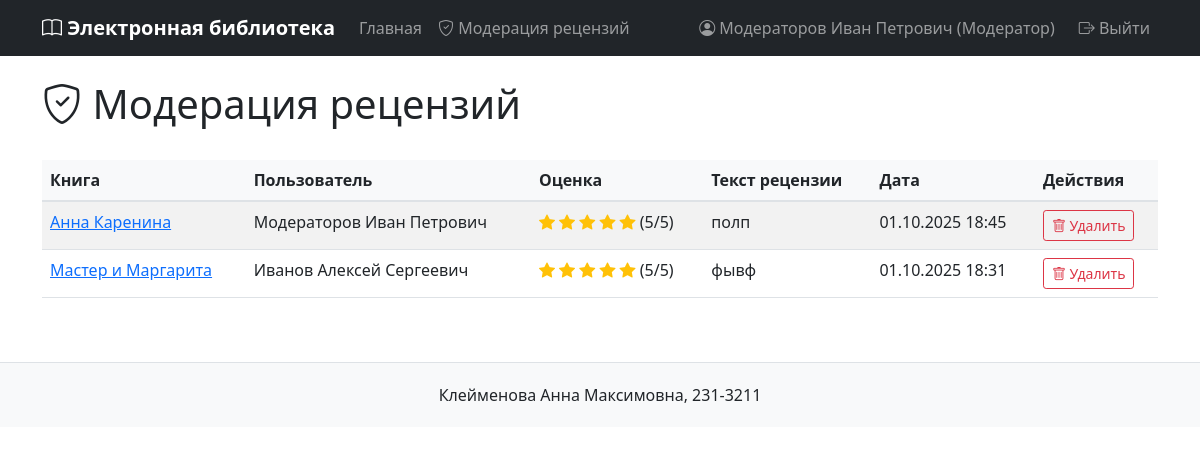
/moderation/reviews (signed in), run on the app's committed database.
### models.py (models this page shows, shortened)
class User(UserMixin, db.Model):
    __tablename__ = 'users'
    id = db.Column(db.Integer, primary_key=True)
    login = db.Column(db.String(100), nullable=False, unique=True)
    password_hash = db.Column(db.String(255), nullable=False)
    last_name = db.Column(db.String(100), nullable=False)
    first_name = db.Column(db.String(100), nullable=False)
    middle_name = db.Column(db.String(100))
    role_id = db.Column(db.Integer, db.ForeignKey('roles.id'), nullable=False)
    reviews = db.relationship('Review', backref='user', lazy=True, cascade='all, delete-orphan')
    collections = db.relationship('Collection', backref='user', lazy=True, cascade='all, delete-orphan')
    def get_full_name(self):
        if self.middle_name:
            return f"{self.last_name} {self.first_name} {self.middle_name}"
        return f"{self.last_name} {self.first_name}"

class Role(db.Model):
    __tablename__ = 'roles'
    id = db.Column(db.Integer, primary_key=True)
    name = db.Column(db.String(100), nullable=False, unique=True)
    description = db.Column(db.Text)
    users = db.relationship('User', backref='role', lazy=True)

class Review(db.Model):
    __tablename__ = 'reviews'
    id = db.Column(db.Integer, primary_key=True)
    book_id = db.Column(db.Integer, db.ForeignKey('books.id', ondelete='CASCADE'), nullable=False)
    user_id = db.Column(db.Integer, db.ForeignKey('users.id', ondelete='CASCADE'), nullable=False)
    rating = db.Column(db.Integer, nullable=False)
    text = db.Column(db.Text, nullable=False)
    created_at = db.Column(db.DateTime, default=datetime.utcnow, nullable=False)
    __table_args__ = (db.UniqueConstraint('book_id', 'user_id', name='unique_book_user_review'),)

class Book(db.Model):
    __tablename__ = 'books'
    id = db.Column(db.Integer, primary_key=True)
    title = db.Column(db.String(255), nullable=False)
    description = db.Column(db.Text, nullable=False)
    year = db.Column(db.Integer, nullable=False)
    publisher = db.Column(db.String(255), nullable=False)
    author = db.Column(db.String(255), nullable=False)
    pages = db.Column(db.Integer, nullable=False)
    genres = db.relationship('Genre', secondary=book_genres, lazy='subquery',
                           backref=db.backref('books', lazy=True))
    covers = db.relationship('Cover', backref='book', lazy=True, cascade='all, delete-orphan')
    reviews = db.relationship('Review', backref='book', lazy=True, cascade='all, delete-orphan')
    collections = db.relationship('Collection', secondary='book_collections', backref='books')

### app.py (the view)
@app.route('/moderation/reviews')
@login_required
def moderation_reviews():
    if not has_permission(['Модератор', 'Администратор']):
        flash('У вас недостаточно прав для выполнения данного действия')
        return redirect(url_for('index'))
    page = request.args.get('page', 1, type=int)
    reviews = Review.query.order_by(Review.created_at.desc()).paginate(
        page=page, per_page=20, error_out=False)
    return render_template('moderation_reviews.html', reviews=reviews)

### app.py (called while the page is built)
@login_manager.user_loader
def load_user(user_id):
    return User.query.get(int(user_id))

def has_permission(required_roles):
    if not current_user.is_authenticated:
        return False
    return current_user.role.name in required_roles

### templates/moderation_reviews.html (shortened to what this page needs)
{% extends "base.html" %}
{% block content %}
<div class="d-flex justify-content-between align-items-center mb-4">
    <h1><i class="bi bi-shield-check"></i> Модерация рецензий</h1>
</div>
{% if reviews.items %}
<div class="table-responsive">
    <table class="table table-striped">
        <thead>
            <tr>
                <th>Книга</th>
                <th>Пользователь</th>
                <th>Оценка</th>
                <th>Текст рецензии</th>
                <th>Дата</th>
                <th>Действия</th>
            </tr>
        </thead>
        <tbody>
            {% for review in reviews.items %}
            <tr>
                <td>
                    <a href="{{ url_for('book_detail', book_id=review.book.id) }}">
                        {{ review.book.title }}
                    </a>
                </td>
                <td>{{ review.user.get_full_name() }}</td>
                <td>
                    <span class="rating-stars">
                        {% for i in range(5) %}
                            <i class="bi bi-star{% if i < review.rating %}-fill{% endif %}"></i>
                        {% endfor %}
                    </span>
                    ({{ review.rating }}/5)
                </td>
                <td>
                    <div class="review-text-preview">
                        {{ review.text|truncate(100) }}
                    </div>
                </td>
                <td>{{ review.created_at.strftime('%d.%m.%Y %H:%M') }}</td>
                <td>
                    <button type="button" class="btn btn-sm btn-outline-danger"
                            data-bs-toggle="modal" data-bs-target="#deleteReviewModal{{ review.id }}">
                        <i class="bi bi-trash"></i> Удалить
                    </button>
                </td>
            </tr>
            {% endfor %}
        </tbody>
    </table>
</div>
{% else %}
<div class="text-center py-5">
    <i class="bi bi-check-circle" style="font-size: 4rem; color: #28a745;"></i>
    <h3 class="mt-3">Нет рецензий для модерации</h3>
    <p class="text-muted">Все рецензии проверены</p>
</div>
{% endif %}
{% endblock %}

### templates/base.html (shortened to what this page needs)
<!DOCTYPE html>
<html lang="ru">
<head>
    <link href="https://cdn.jsdelivr.net/npm/bootstrap@5.1.3/dist/css/bootstrap.min.css" rel="stylesheet">
    <link rel="stylesheet" href="https://cdn.jsdelivr.net/npm/bootstrap-icons@1.7.2/font/bootstrap-icons.css">
    <link rel="stylesheet" href="{{ url_for('static', filename='css/style.css') }}">
</head>
<body>
    <nav class="navbar navbar-expand-lg navbar-dark bg-dark">
        <div class="container">
            <a class="navbar-brand" href="{{ url_for('index') }}">
                <i class="bi bi-book"></i> Электронная библиотека
            </a>
            <div class="collapse navbar-collapse" id="navbarNav">
                <ul class="navbar-nav me-auto">
                    <li class="nav-item">
                        <a class="nav-link" href="{{ url_for('index') }}">Главная</a>
                    </li>
                    {% if current_user.is_authenticated and current_user.role.name in ['Модератор', 'Администратор'] %}
                    <li class="nav-item">
                        <a class="nav-link" href="{{ url_for('moderation_reviews') }}">
                            <i class="bi bi-shield-check"></i> Модерация рецензий
                        </a>
                    </li>
                    {% endif %}
                </ul>
                <div class="navbar-nav">
                    {% if current_user.is_authenticated %}
                        <span class="navbar-text me-3">
                            <i class="bi bi-person-circle"></i>
                            {{ current_user.get_full_name() }} ({{ current_user.role.name }})
                        </span>
                        <a class="nav-link" href="{{ url_for('logout') }}">
                            <i class="bi bi-box-arrow-right"></i> Выйти
                        </a>
                    {% else %}
                        <a class="nav-link" href="{{ url_for('login') }}">
                            <i class="bi bi-box-arrow-in-right"></i> Войти
                        </a>
                    {% endif %}
                </div>
            </div>
        </div>
    </nav>
    <div class="container mt-4">
        {% block content %}{% endblock %}
    </div>
    <footer class="footer mt-5">
        <div class="container text-center">
            <p class="mb-0">Клейменова Анна Максимовна, 231-3211</p>
        </div>
    </footer>
</body>
</html>

### static/css/style.css (style rules this page uses)
body { font-family: 'Segoe UI', Tahoma, Geneva, Verdana, sans-serif; }
.navbar-brand { font-weight: bold; }
.rating-stars { color: #ffc107; }
.footer { margin-top: 50px; padding: 20px 0; background-color: #f8f9fa; border-top: 1px solid #dee2e6; }
.review-text-preview { max-height: 60px; overflow: hidden; text-overflow: ellipsis; }
.table th { background-color: #f8f9fa; border-bottom: 2px solid #dee2e6; }

### data on the page
User: get_full_name "Модераторов Иван Петрович"
Role: role.name "Модератор"
Review: book "Анна Каренина", user.get_full_name "Модераторов Иван Петрович", rating "5", text "полп", created_at "01.10.2025 18:45"
Review: book "Мастер и Маргарита", user.get_full_name "Иванов Алексей Сергеевич", rating "5", text "фывф", created_at "01.10.2025 18:31"
